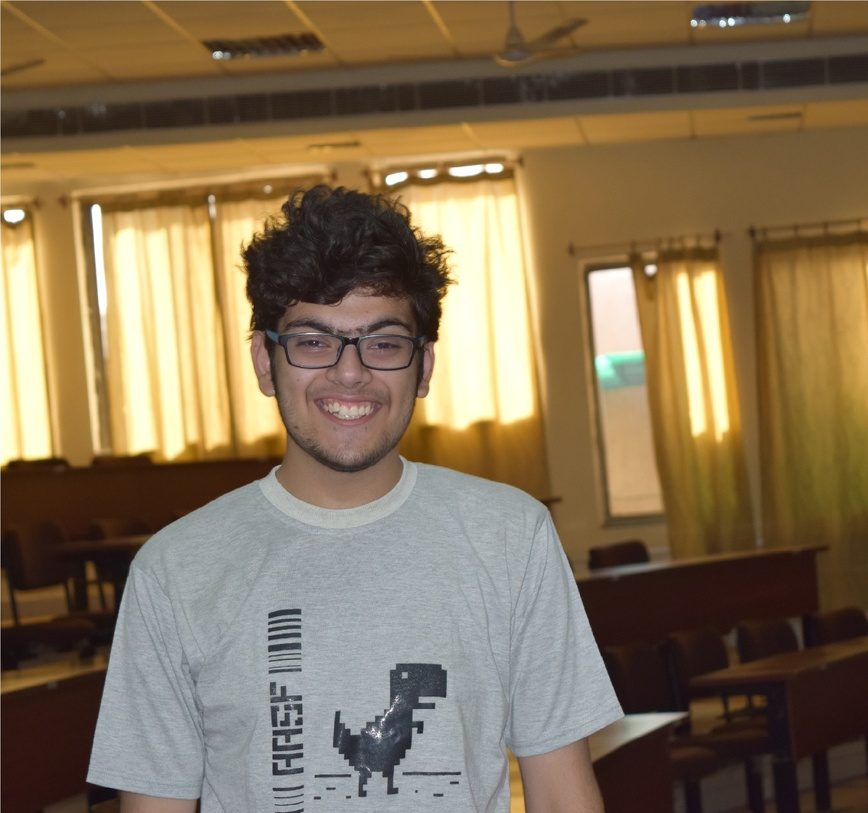
#> input picture Canny/aasf.jpg, 868 x 813 px, shrunk from 2176 x 2040 before the run
$ python CannyEdge.py
#> lines starting #> are read from the running program, lines starting #| are printed output that depends on the picture
# -*- coding: utf-8 -*-
"""
Created on Sat May 13 00:41:18 2017

@author: Shresth
"""

import cv2
import numpy as np
from matplotlib import pyplot as plt

img = cv2.imread('aasf.jpg',0)
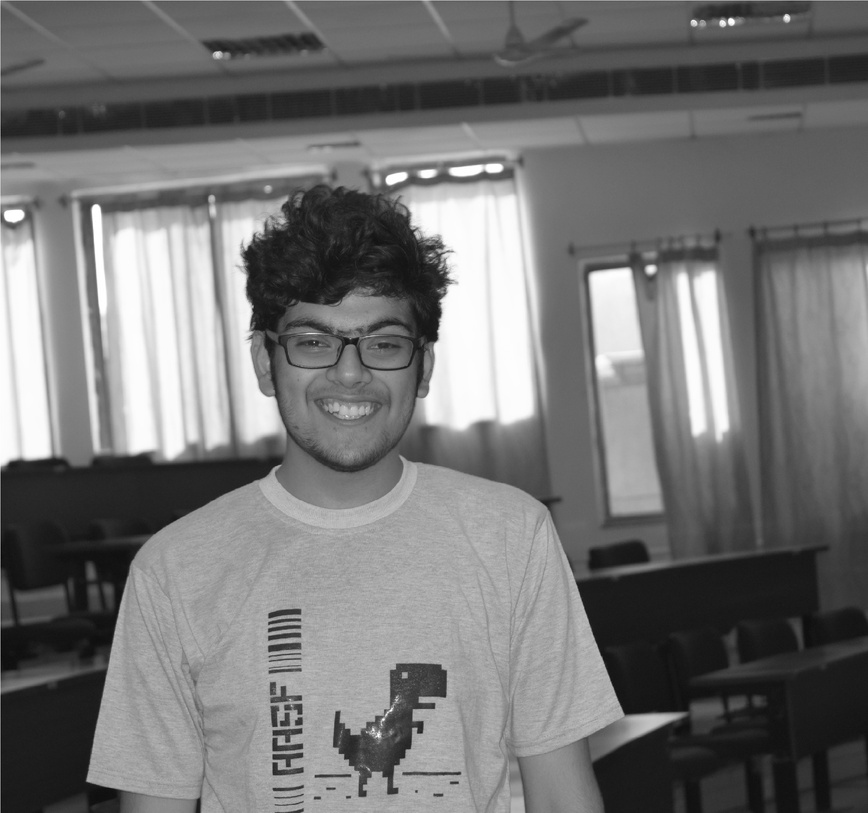
#> img: shape (813, 868); min 3, max 255, mean 115.9
img=cv2.medianBlur(img,11)
edges = cv2.Canny(img,30,100,40,3,True)
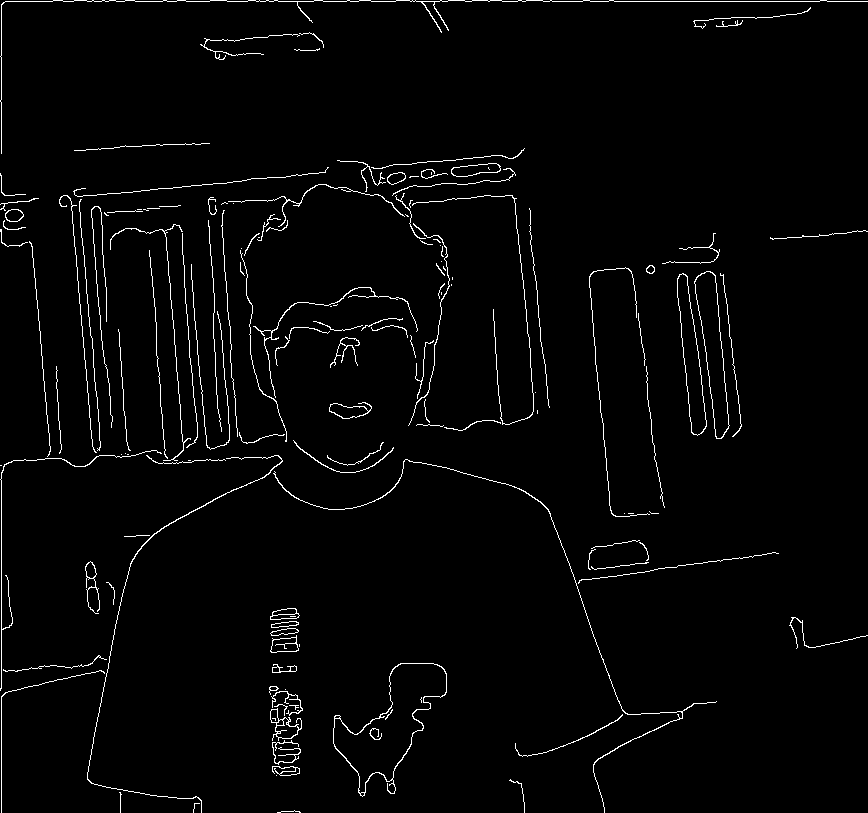
#> edges: shape (813, 868); 2.3% white in thin lines or dots


plt.subplot(121),plt.imshow(img,cmap = 'gray')
plt.title('Original Image'), plt.xticks([]), plt.yticks([])
plt.subplot(122),plt.imshow(edges,cmap = 'gray')
plt.title('Edge Image'), plt.xticks([]), plt.yticks([])

plt.show()
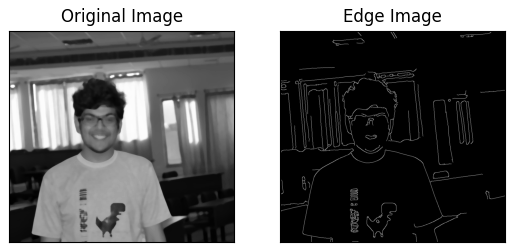
#> figure drawn by matplotlib, 2 panels
